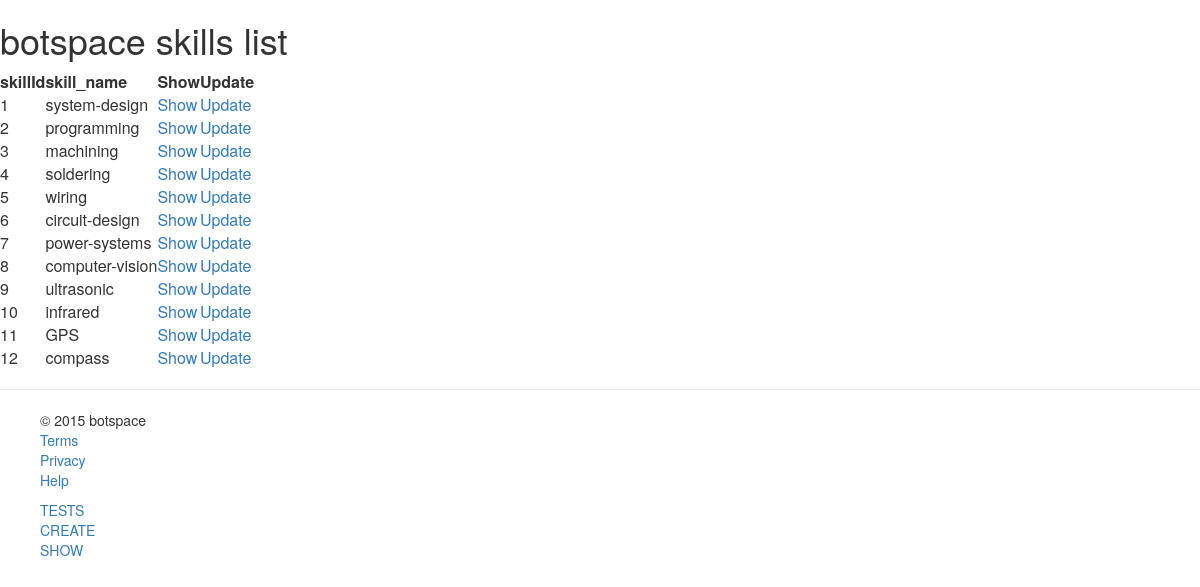
The page /WebContent/skill/show/all on the database its author committed.
### tables this page shows
CREATE TABLE Skills (
  skillId			 int(3) NOT NULL AUTO_INCREMENT,
  skill_name		 varchar(32) UNIQUE NOT NULL,
  PRIMARY KEY (skillId)
);

### WebContent/models/Skill.class.php (called while the page is built, shortened)
<?php
class Skill {
	private $formInput;
	private $skillId;
	private $skill_name;
	public function __construct($formInput = null) {
		$this->formInput = $formInput;
	}
	public function getSkillName() {
		return $this->skill_name;
	}
	public function getSkillId() {
		return $this->skillId;
	}
	public function setSkillId($id) {
		$this->skillId = $id;
	}
	private function extractForm($valueName) {
		if (isset($this->formInput[$valueName])) {
			$value = trim($this->formInput[$valueName]);
			$value = stripslashes($value);
			$value = htmlspecialchars($value);
			return $value;
		}
	}
	private function validateSkillName() {
		$this->skill_name = $this->extractForm('skill_name');
	}
}
?>

### WebContent/models/SkillsDB.class.php (called while the page is built, shortened)
<?php
class SkillsDB {
	public static function getSkillsBy($type = null, $value = null) {
		$skillRows = SkillsDB::getSkillsRowsBy($type, $value);
		return SkillsDB::getSkillsArray($skillRows);
	}
	public static function getSkillsRowsBy($type, $value) {
		$allowedTypes = ["skillId", "skill_name"];
		$skillRows = array();
		try {
			$db = Database::getDB();
			$query = "SELECT skillId, skill_name FROM Skills";
			if (!is_null($type)) {
				if (!in_array($type, $allowedTypes))
					throw new PDOException("$type is not an allowed search criterion for Skills");
				$query = $query . " WHERE ($type = :$type)";
				$statement = $db->prepare($query);
				$statement->bindParam(":$type", $value);
			} else {
				$query = $query . " ORDER BY skillId ASC";
				$statement = $db->prepare($query);
			}
			$statement->execute();
			$skillRows = $statement->fetchAll(PDO::FETCH_ASSOC);
		} catch (Exception $e) {
			echo "<p>Error getting skill rows by $type: " . $e->getMessage() . "</p>";
		}
		return $skillRows;
	}
	public static function getSkillsArray($rows) {
		$skills = array();
		if (!empty($rows)) {
			foreach ($rows as $row) {
				$skill = new Skill($row);
				$skill->setSkillId($row['skillId']);
				array_push($skills, $skill);
			}
		}
		return $skills;
	}
}
?>

### WebContent/views/SkillView.class.php (the view, shortened to what this page needs)
<?php
class SkillView {
	public static function showAll() {
		if (array_key_exists('headertitle', $_SESSION)) {
			MasterView::showHeader();
		}
		$skills = (array_key_exists('skills', $_SESSION)) ? $_SESSION['skills'] : array();
		$base = (array_key_exists('base', $_SESSION)) ? $_SESSION['base'] : "";
		echo "<h1>botspace skills list</h1>";
		echo "<table>";
		echo "<thead>";
		echo "<tr><th>skillId</th><th>skill_name</th><th>Show</th><th>Update</th></tr>";
		echo "</thead>";
		echo "<tbody>";
		foreach ($skills as $skill) {
			echo '<tr>';
			echo '<td>'.$skill->getSkillId().'</td>';
			echo '<td>'.$skill->getSkillName().'</td>';
			echo '<td><a href="/'.$base.'/skill/show/'.$skill->getSkillId().'">Show</a></td>';
			echo '<td><a href="/'.$base.'/skill/update/'.$skill->getSkillId().'">Update</a></td>';
			echo '</tr>';
		}
		echo "</tbody>";
		echo "</table>";
	}
}
?>

### rows shown on the page
skills: skillId "1", skill_name "system-design"
skills: skillId "2", skill_name "programming"
skills: skillId "3", skill_name "machining"
skills: skillId "4", skill_name "soldering"
skills: skillId "5", skill_name "wiring"
skills: skillId "6", skill_name "circuit-design"
skills: skillId "7", skill_name "power-systems"
skills: skillId "8", skill_name "computer-vision"
skills: skillId "9", skill_name "ultrasonic"
skills: skillId "10", skill_name "infrared"
skills: skillId "11", skill_name "GPS"
skills: skillId "12", skill_name "compass"
